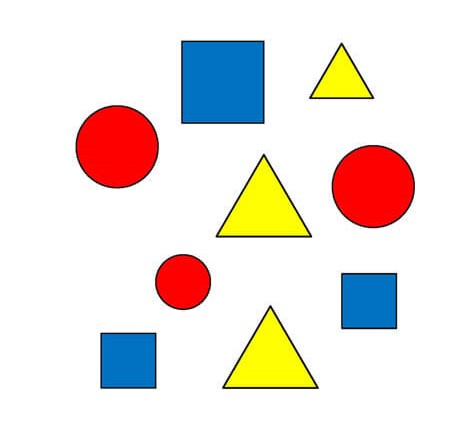
#> input picture img1.jpeg, 459 x 435 px
$ python 'task 2.1.py'
#> lines starting #> are read from the running program, lines starting #| are printed output that depends on the picture; after the words box and inside, x2 and y2 are one past the last pixel; in counts of white or black regions, pixels touching at a corner belong together
# -*- coding: utf-8 -*-
"""
Created on Fri Feb 26 17:12:15 2021

@author: ADMIN
"""

import numpy as np
import cv2 as cv

img = cv.imread('img1.jpeg')
#> img is the input picture: shape (435, 459, 3); mean B, G, R 220.1, 226.1, 234.8
imgOriginal = img;
imgGrey = cv.cvtColor(img, cv.COLOR_BGR2GRAY)
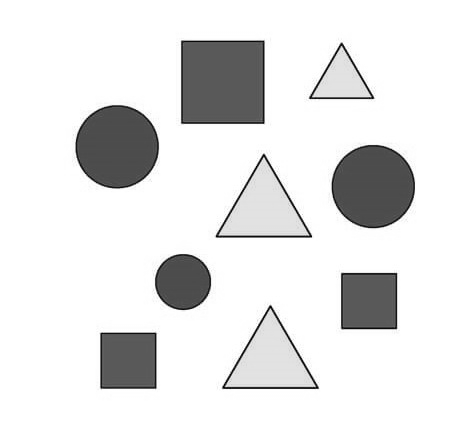
#> imgGrey: shape (435, 459); min 1, max 255, mean 228
ret,thresh = cv.threshold(imgGrey,127,255,0)
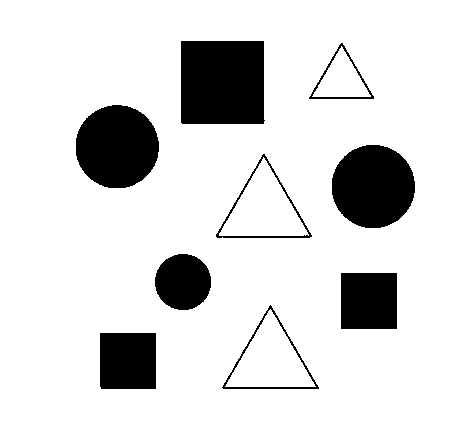
#> thresh: shape (435, 459); 86% white; 9 black regions, largest, box (x1, y1, x2, y2) and area: (181, 41, 265, 124) 6889, (332, 145, 415, 228) 5450, (76, 105, 159, 188) 5448
edges = cv.Canny(imgGrey,100,200)
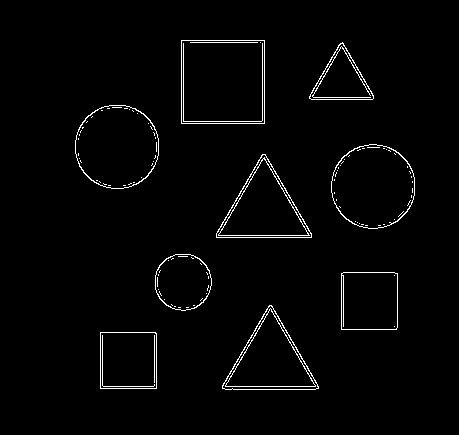
#> edges: shape (435, 459); 2% white in thin lines or dots, all inside (x1, y1, x2, y2) = (75, 40, 415, 390)
contours, hierarchy = cv.findContours(edges, cv.RETR_EXTERNAL, cv.CHAIN_APPROX_NONE)
#> contours = 9 contours; largest, box (x1, y1, x2, y2) and area: (181, 40, 265, 124) 6889, (331, 144, 415, 229) 5519, (75, 105, 159, 189) 5516, (222, 305, 319, 390) 4285, (216, 154, 312, 238) 4225

class Shape:
  def __init__(shape, shapeName, shapeColor, shapeCentroidX, shapeCentroidY, shapeArea):
    shape.name = shapeName
    shape.color = shapeColor
    shape.center = [shapeCentroidX, shapeCentroidY]
    shape.area = shapeArea

  def print(shape):
    print("ShapeType:",shape.name)
    print("ShapeColor[BGR]:",shape.color)
    print("ShapeCentroid:",shape.center)
    print("ShapeArea:",shape.area)

for i in range(len(contours)):
    print(i)
    cnt = contours[i]
    M = cv.moments(cnt)

    cx = int(M['m10']/M['m00'])
    cy = int(M['m01']/M['m00'])

    area = cv.contourArea(cnt)

    epsilon = 0.01*cv.arcLength(cnt,True)
    approx = cv.approxPolyDP(cnt,epsilon,True)

    x,y,w,h = cv.boundingRect(cnt)

    name=''
    if(len(approx) == 3):
        name = 'Triangle'
    elif len(approx) == 4:
        aspectRatio = float(w)/h
        if aspectRatio >= 0.95 and aspectRatio <= 1.05:
           name='Square'
        else:
            name='Rectangle'
    elif(len(approx)==5):
        name='pentagon'
    else:
        name='Circle'

    img = cv.circle(img, (cx, cy), 3, (0, 0, 0), -1)

    cv.putText(img, str(i), (cx+20,cy+20), cv.FONT_HERSHEY_COMPLEX, 1, (0, 0, 0))

    s = Shape(name, np.array(cv.mean(imgOriginal[y:y+h,x:x+w])).astype(np.uint8), cx, cy, area)
    s.print()
#> this loop made 9 passes
#> (cx, cy, area, epsilon, approx, x, y, w) on passes 1, 3, 9: (127, 360, 3135.5, 2.23, [[100, 332], [100, 388], [156, 388], [156, 333]], 100, 332, 57), (368, 300, 3186.5, 2.24, [[341, 273], [341, 329], [396, 329], [397, 273]], 341, 272, 57), (222, 81, 6889, 3.32, [[181, 40], [181, 123], [264, 123], [264, 40]], 181, 40, 84)
#> (cx, cy, area, epsilon, approx, x, y, w) on passes 2, 5, 8: (269, 360, 4285, 3.05, [[269, 305], [222, 388], [318, 388]], 222, 305, 97), (263, 208, 4225, 3.02, [[262, 154], [216, 237], [311, 237]], 216, 154, 96), (341, 79, 1984.5, 2.04, [[342, 42], [309, 98], [373, 98]], 309, 42, 65)
#> (printed output is left out)
#> pass 3, `img = cv.circle(img, (cx, cy), 3, (0, 0, 0), -1)`:
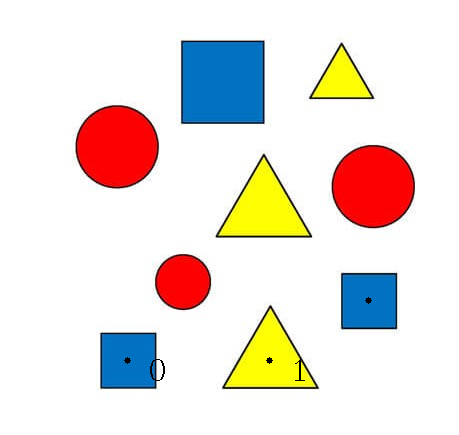
#> img: shape (435, 459, 3); mean B, G, R 220, 225.8, 234.6
#> after the loop:
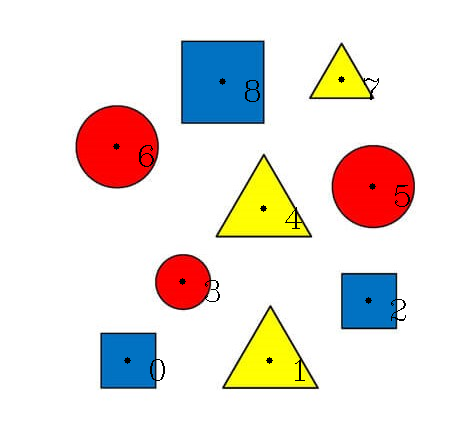
#> img: shape (435, 459, 3); 0.37% of pixels changed, all inside (x1, y1, x2, y2) = (113, 76, 410, 321)


cv.drawContours(img, contours, -1, (0, 0, 0), 3)
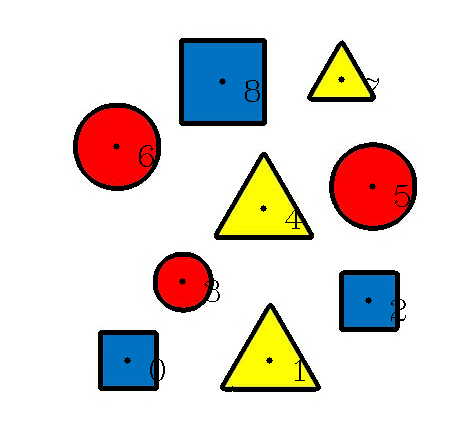
#> img: shape (435, 459, 3); 5.24% of pixels changed, all inside (x1, y1, x2, y2) = (73, 38, 417, 392)

cv.imshow("Img", img)

cv.waitKey(0)
cv.destroyAllWindows()

$ run again, with img2.jpeg copied over img1.jpeg
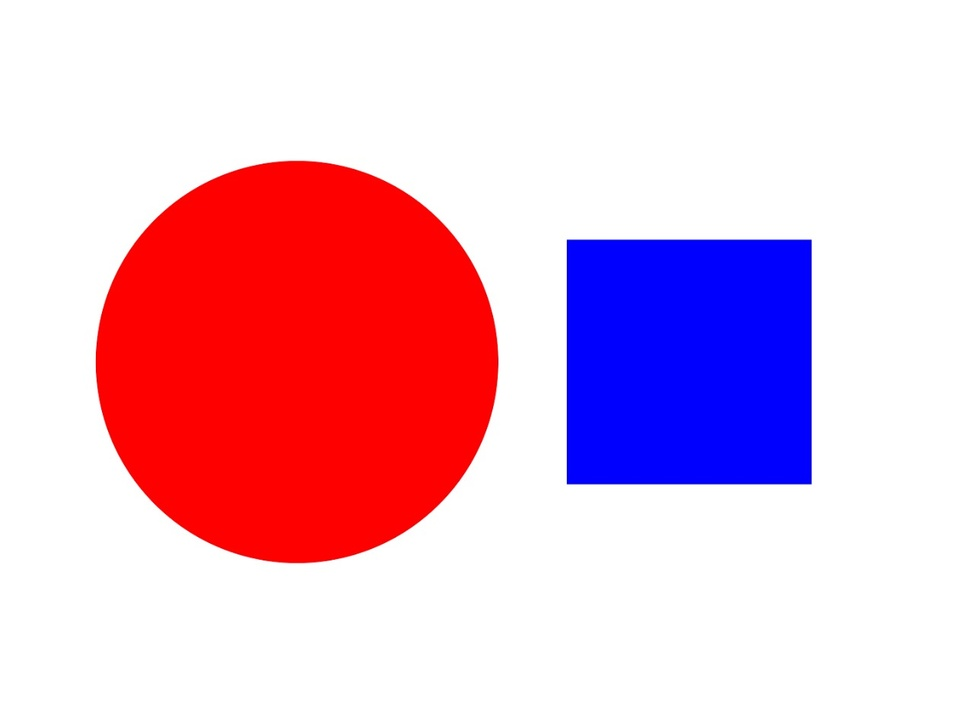
#> input picture img2.jpeg, 974 x 724 px, shrunk from 1280 x 952 before the run
#> img is the input picture: shape (724, 974, 3); mean B, G, R 208.8, 187.3, 233
#> thresh: shape (724, 974); 73.5% white; 2 black regions, box (x1, y1, x2, y2) and area: (96, 161, 498, 563) 126935, (567, 240, 812, 484) 59780
#> `edges = cv.Canny(imgGrey,100,200)`:
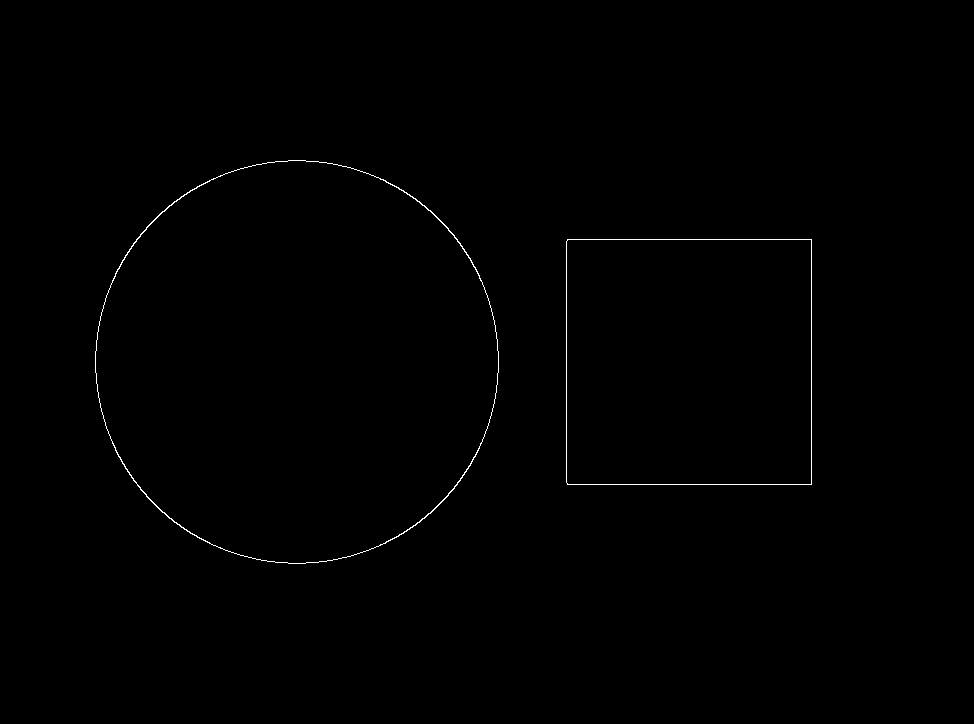
#> edges: shape (724, 974); 0.35% white in thin lines or dots, all inside (x1, y1, x2, y2) = (95, 160, 812, 564)
#> contours = 2 contours; box (x1, y1, x2, y2) and area: (95, 160, 499, 564) 127424, (566, 239, 812, 485) 60022
#> the loop `for i in range(len(contours)):` made 2 passes
#> (cx, cy, area, epsilon, approx, x, y, w) on pass 1: (688, 361, 60022, 9.79, [[567, 239], [567, 484], [811, 484], [811, 239]], 566, 239, 246)
#> (printed output is left out)
#> `cv.drawContours(img, contours, -1, (0, 0, 0), 3)`:
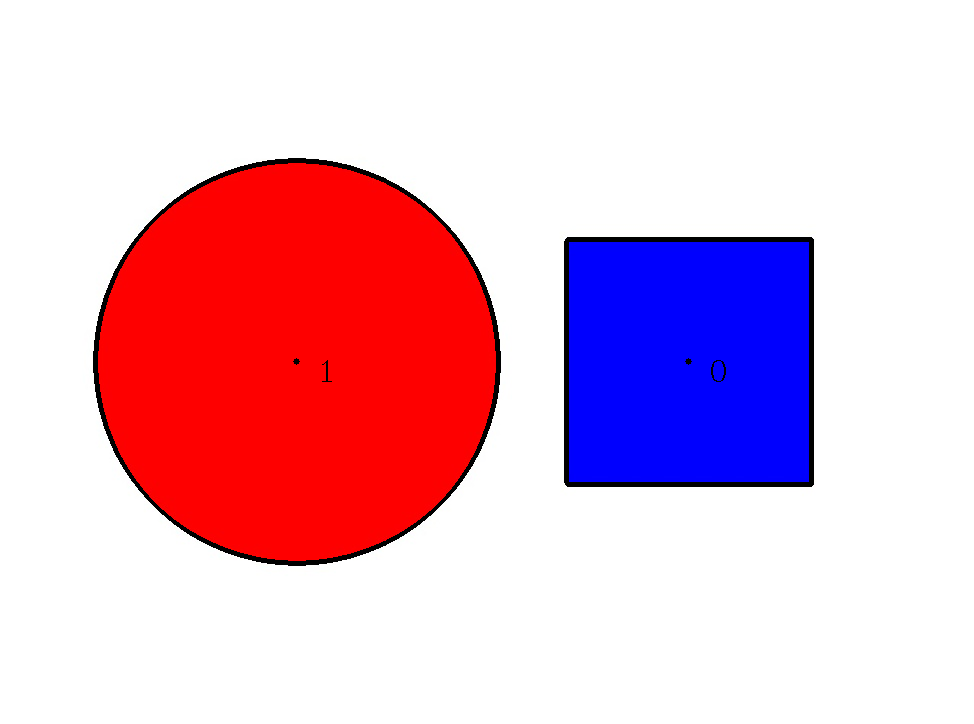
#> img: shape (724, 974, 3); mean B, G, R 206, 185.3, 230.1

$ run again, with img3.jpeg copied over img1.jpeg
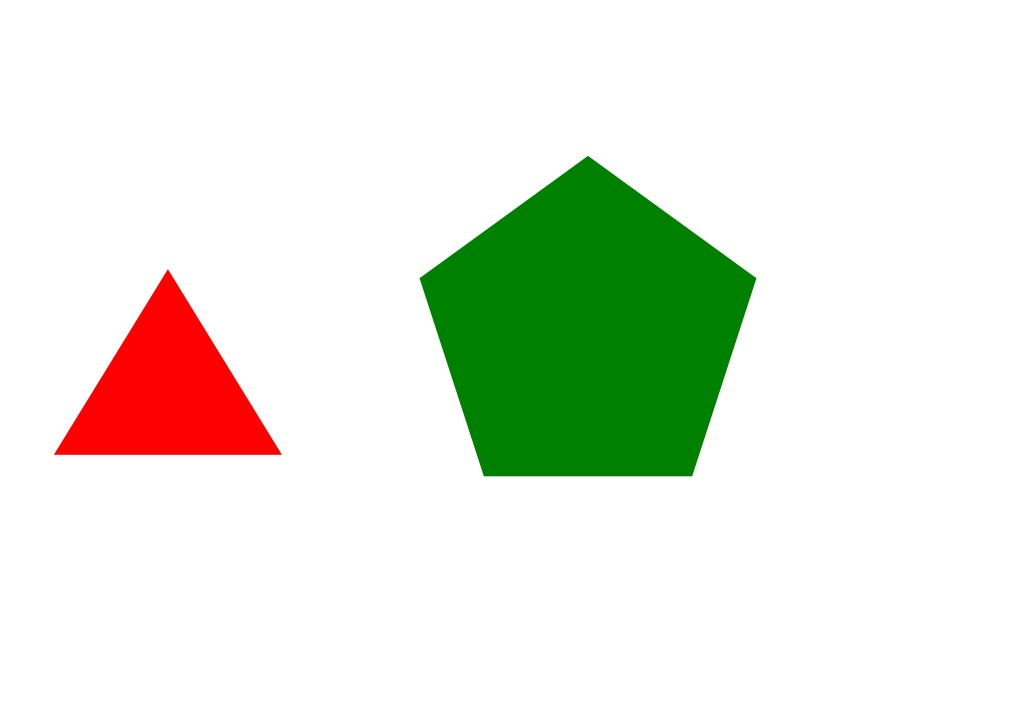
#> input picture img3.jpeg, 1024 x 724 px
#> img is the input picture: shape (724, 1024, 3); mean B, G, R 222.1, 234.9, 229.2
#> thresh: shape (724, 1024); 87.1% white; 2 black regions, box (x1, y1, x2, y2) and area: (420, 156, 756, 476) 74390, (54, 270, 281, 455) 21135
#> `edges = cv.Canny(imgGrey,100,200)`:
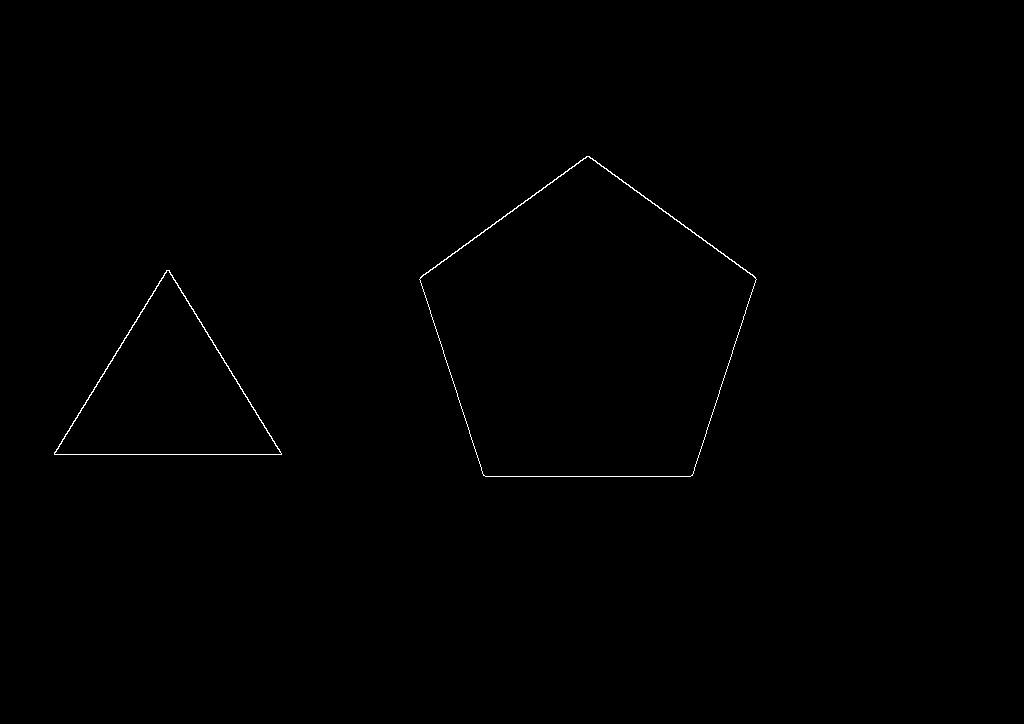
#> edges: shape (724, 1024); 0.27% white in thin lines or dots, all inside (x1, y1, x2, y2) = (54, 156, 757, 477)
#> contours = 2 contours; box (x1, y1, x2, y2) and area: (419, 156, 757, 477) 74755, (54, 270, 282, 455) 21224
#> the loop `for i in range(len(contours)):` made 2 passes
#> (cx, cy, area, epsilon, approx, x, y, w) on pass 1: (167, 392, 21224, 6.91, [[54, 452], [281, 454], [169, 270]], 54, 270, 228)
#> (printed output is left out)
#> `cv.drawContours(img, contours, -1, (0, 0, 0), 3)`:
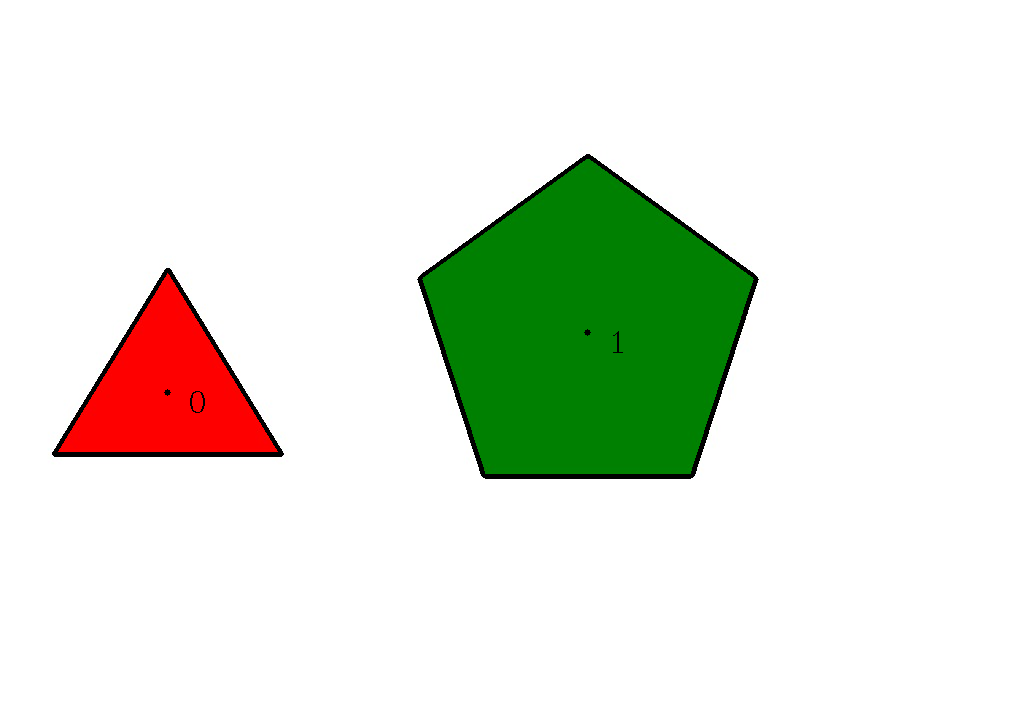
#> img: shape (724, 1024, 3); mean B, G, R 220.7, 233.1, 227.4
